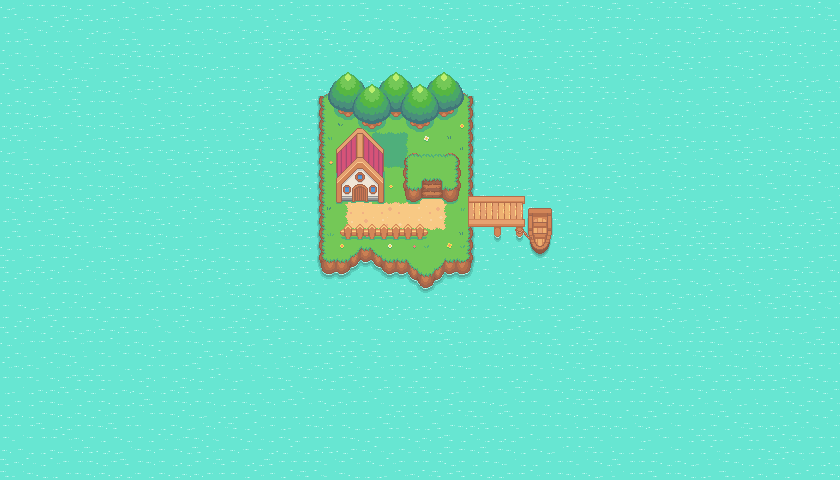

This is a level from a 2D game, rendered from its Tiled map with the project's own tilesets. A one-line summary and the map file follow, with tile-layer data summarised:
An orthogonal 70x40 tile map with 12x12 px tiles, 11 tile layers (water, island, paths, battle patch, ...), 2 hidden layers not drawn, 2 tilesets.

<map version="1.10" tiledversion="1.11.2" orientation="orthogonal" renderorder="right-down" width="70" height="40" tilewidth="12" tileheight="12" infinite="0" nextlayerid="14" nextobjectid="1">
 <tileset firstgid="1" source="pokemon game.tsx" />
 <tileset firstgid="1025" source="collisionTileset.tsx" />
 <layer id="1" name="water" width="70" height="40">
  <data>[2800 cells, 2800 non-empty, 9 distinct tile ids]</data>
 </layer>
 <layer id="2" name="island" width="70" height="40">
  <data>[2800 cells, 256 non-empty, 74 distinct tile ids]</data>
 </layer>
 <layer id="7" name="paths" width="70" height="40">
  <data>[2800 cells, 36 non-empty, 14 distinct tile ids]</data>
 </layer>
 <layer id="8" name="battle patch" width="70" height="40">
  <data>[2800 cells, 9 non-empty, 9 distinct tile ids]</data>
 </layer>
 <layer id="9" name="grass and flowers" width="70" height="40">
  <data>[2800 cells, 21 non-empty, 18 distinct tile ids]</data>
 </layer>
 <layer id="3" name="platue" width="70" height="40">
  <data>[2800 cells, 36 non-empty, 34 distinct tile ids]</data>
 </layer>
 <layer id="4" name="house" width="70" height="40">
  <data>[2800 cells, 35 non-empty, 35 distinct tile ids]</data>
 </layer>
 <layer id="5" name="trees" width="70" height="40">
  <data>[2800 cells, 48 non-empty, 16 distinct tile ids]</data>
 </layer>
 <layer id="6" name="trees1" width="70" height="40">
  <data>[2800 cells, 32 non-empty, 16 distinct tile ids]</data>
 </layer>
 <layer id="10" name="fence" width="70" height="40">
  <data>[2800 cells, 16 non-empty, 8 distinct tile ids]</data>
 </layer>
 <layer id="11" name="dock" width="70" height="40">
  <data>[2800 cells, 60 non-empty, 60 distinct tile ids]</data>
 </layer>
 <layer id="12" name="collision" width="70" height="40" visible="0" opacity="0.45">
  <data>[2800 cells, 101 non-empty, 1 distinct tile ids]</data>
 </layer>
 <layer id="13" name="foreground" width="70" height="40" visible="0">
  <data>[2800 cells, 15 non-empty, 11 distinct tile ids]</data>
 </layer>
</map>
